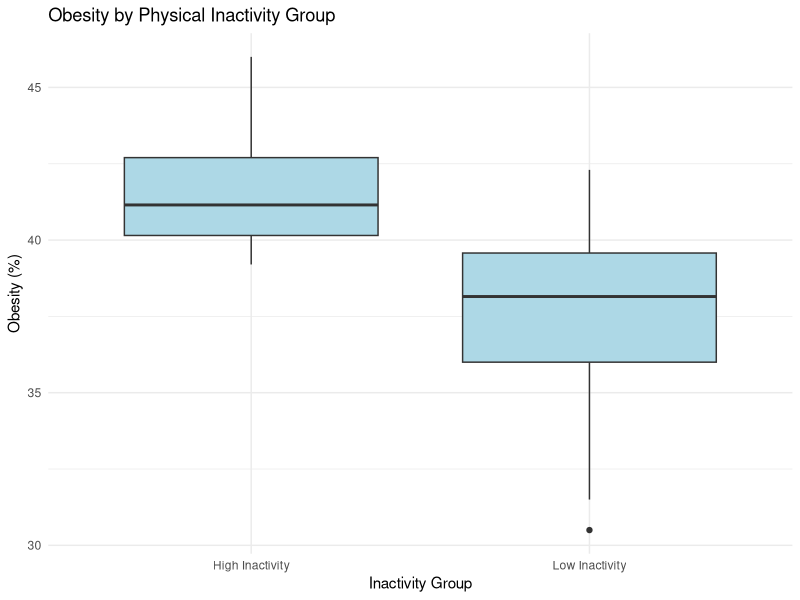
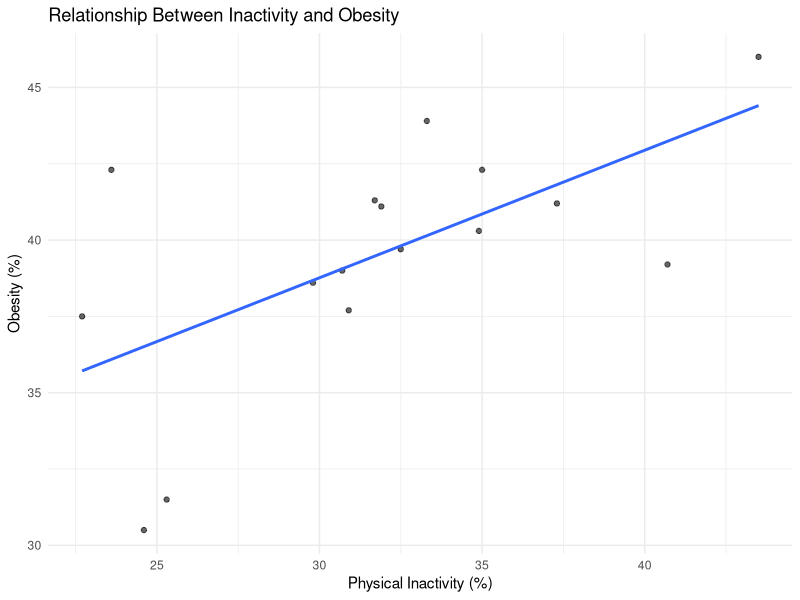

Recreate these plots in R, in order.
# =====================
# CP03 - Analysis
# =====================

# Load libraries
library(ggplot2)
library(dplyr)

# =====================
# Load data
# =====================
places <- read.csv("data/raw/PLACES_sample.csv")

# =====================
# Filter variables
# =====================
data_filtered <- places %>%
  filter(Measure %in% c("Obesity among adults",
                        "No leisure-time physical activity among adults"),
         Data_Value_Type == "Crude prevalence",
         Year == 2023) %>%
  select(StateAbbr, LocationName, Measure, Data_Value)

# =====================
# Reshape data
# =====================
data_wide <- reshape(data_filtered,
                     idvar = c("StateAbbr", "LocationName"),
                     timevar = "Measure",
                     direction = "wide")

# Rename columns（避免出错）
colnames(data_wide) <- c("State", "County", "Obesity", "Inactivity")

# =====================
# Clean data
# =====================
data_clean <- na.omit(data_wide)

# =====================
# Create group variable
# =====================
median_inactivity <- median(data_clean$Inactivity, na.rm = TRUE)

data_clean <- data_clean %>%
  mutate(Inactivity_Group = ifelse(Inactivity > median_inactivity,
                                   "High Inactivity",
                                   "Low Inactivity"))

# =====================
# Summary statistics
# =====================
summary_table <- data_clean %>%
  group_by(Inactivity_Group) %>%
  summarise(
    Mean_Obesity = mean(Obesity),
    SD_Obesity = sd(Obesity),
    Median_Obesity = median(Obesity),
    N = n(),
    .groups = "drop"
  )

print(summary_table)

# =====================
# Visualization
# =====================

# Boxplot
ggplot(data_clean, aes(x = Inactivity_Group, y = Obesity)) +
  geom_boxplot(fill = "lightblue") +
  labs(
    title = "Obesity by Physical Inactivity Group",
    x = "Inactivity Group",
    y = "Obesity (%)"
  ) +
  theme_minimal()

# Scatterplot
ggplot(data_clean, aes(x = Inactivity, y = Obesity)) +
  geom_point(alpha = 0.6) +
  geom_smooth(method = "lm", se = FALSE) +
  labs(
    title = "Relationship Between Inactivity and Obesity",
    x = "Physical Inactivity (%)",
    y = "Obesity (%)"
  ) +
  theme_minimal()
